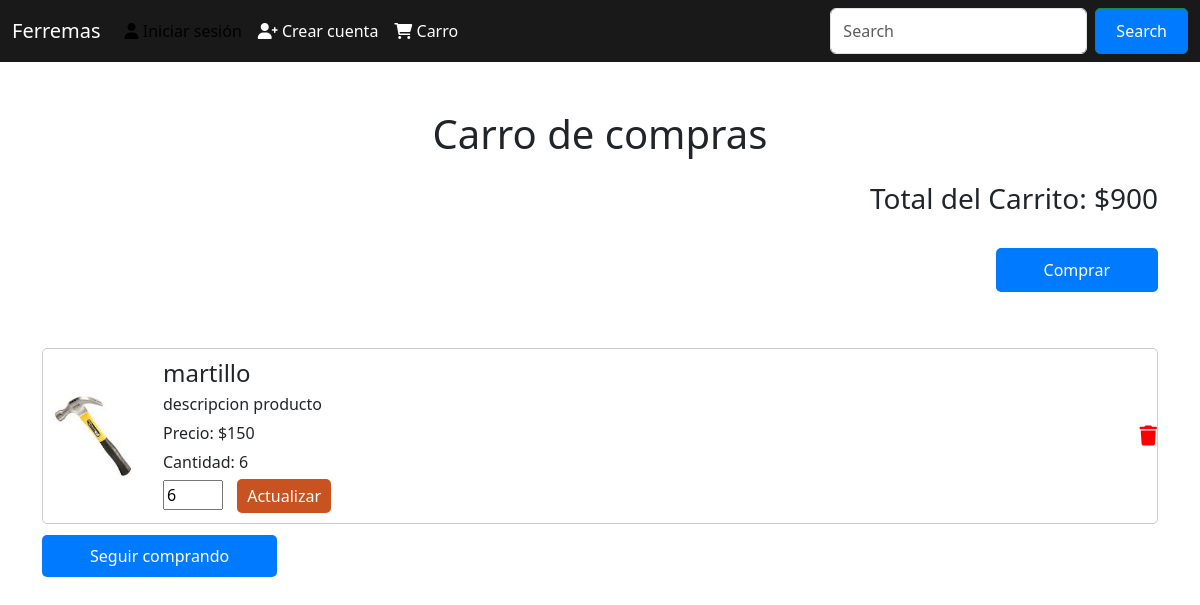
/carro_compra/ (signed in), run on an earlier commit of the app's database.
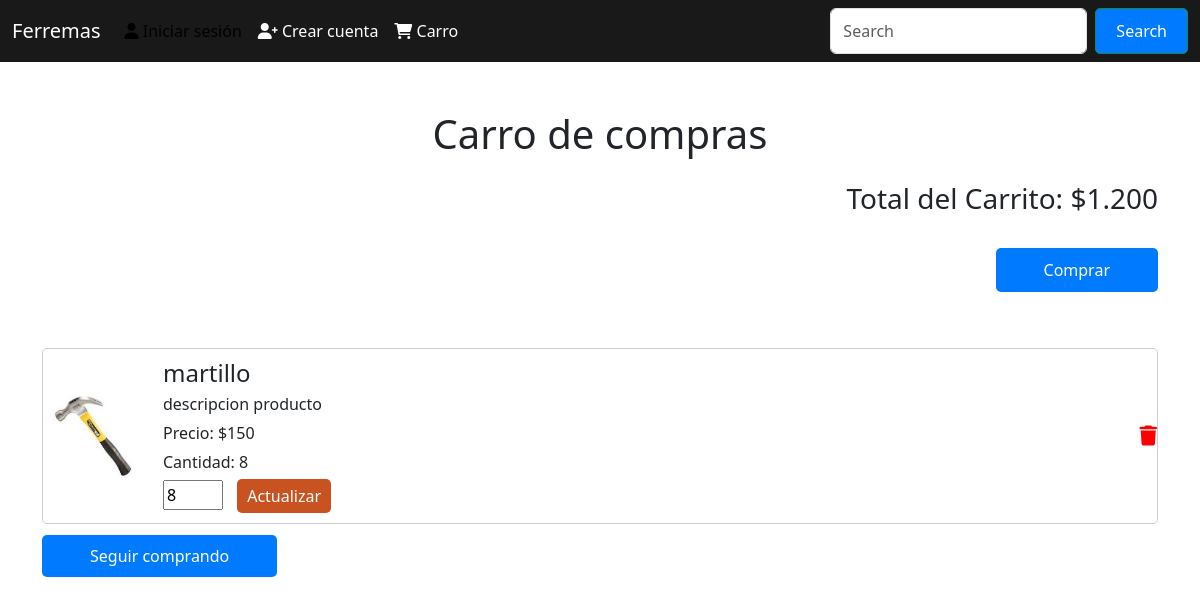
And on a later commit of the database.
### store/models.py (models this page shows, shortened)
class ElementoCarrito(models.Model):
    carrito = models.ForeignKey(Carrito, on_delete=models.CASCADE)
    producto = models.ForeignKey(Producto, on_delete=models.CASCADE)
    cantidad = models.PositiveIntegerField(default=1)

class Producto(models.Model):
    nombre_producto = models.CharField(max_length=50)
    descripcion_producto = models.TextField()
    precio_producto = models.IntegerField()
    cantidad_producto = models.IntegerField(default=0)
    creacion_producto = models.DateTimeField(default=timezone.now)
    imagen_producto = models.ImageField(upload_to='producto/', null=True, blank=True)
    id_categoria = models.ForeignKey(Categorias, on_delete=models.CASCADE, default=0)
    codigo_producto = models.CharField(max_length=10, unique=True, editable=False, blank=True)

### store/views.py (the view, shortened to what this page needs)
# urls.py: path('carro_compra/', views.carro_compra, name='carro_compra'),
@login_required
def carro_compra(request):
    carrito = get_object_or_404(Carrito, usuario=request.user)
    elementos = ElementoCarrito.objects.filter(carrito=carrito)
    total_carrito = 0
    for elemento in elementos:
        elemento.total = elemento.producto.precio_producto * elemento.cantidad
        total_carrito += elemento.total
    descuento_aplicado = 0
    total_carrito_con_descuento = total_carrito
    request.session['descuento_aplicado'] = descuento_aplicado
    request.session['total_carrito_con_descuento'] = total_carrito_con_descuento
    return render(request, 'carro_compra.html', {
        'elementos': elementos,
        'total_carrito': total_carrito,
        'total_carrito_con_descuento': total_carrito_con_descuento,
        'descuento_aplicado': descuento_aplicado
    })

### store/templatetags/custom_filters.py (called while the page is built)
@register.filter
def currency(value):
    return f'{value:,.0f}'.replace(',', '.')

### store/templates/carro_compra.html (shortened to what this page needs)
{% load bootstrap5 %}
{% load static %}
{% load custom_filters %}
<!DOCTYPE html>
<html lang="es">
<head>
    {% bootstrap_css %}
    <link rel="stylesheet" href="https://cdnjs.cloudflare.com/ajax/libs/font-awesome/6.0.0-beta3/css/all.min.css">
    <link rel="stylesheet" href="{% static 'css/carro_compra-3.css' %}">
</head>
<body>
    <nav class="navbar navbar-expand-lg">
        <div class="container-fluid">
            <a class="navbar-brand" href="#">Ferremas</a>
            <div class="collapse navbar-collapse" id="navbarScroll">
                <ul class="navbar-nav me-auto my-2 my-lg-0 navbar-nav-scroll" style="--bs-scroll-height: 100px;">
                    <li class="nav-item">
                        <a class="nav-link active" aria-current="page" href="{% url 'inicio_sesion' %}">
                            <i class="fas fa-user"></i> Iniciar sesión
                        </a>
                    </li>
                    <li class="nav-item">
                        <a class="nav-link" href="{% url 'registro' %}">
                            <i class="fas fa-user-plus"></i> Crear cuenta
                        </a>
                    </li>
                    <li class="nav-item">
                        <a class="nav-link" href="{% url 'home' %}">
                            <i class="fas fa-shopping-cart"></i> Carro
                        </a>
                    </li>
                </ul>
                <form class="d-flex" role="search">
                    <input class="form-control me-2" type="search" placeholder="Search" aria-label="Search" />
                    <button class="btn btn-outline-success" type="submit">Search</button>
                </form>
            </div>
        </div>
    </nav>
    <br><br>
    <div class="container">
        <h1 class="mx-auto text-center">Carro de compras</h1>
        <h3 class="my-4 text-end">
            <span>Total del Carrito: ${{ total_carrito|currency }}</span>
        </h3>
        <div class="d-flex">
            <a href="{% url 'metodo_envio' %}" class="btn-comprar ms-auto my-2 px-5">Comprar</a>
        </div>
        <br><br>
        <ul class="carrito-lista">
            {% for elemento in elementos %}
                <li class="carrito-item">
                    <img src="{{ elemento.producto.imagen_producto.url }}" class="card-img-top productoIMG" alt="{{ elemento.producto.nombre_producto }}">
                    <div class="product-details">
                        <h3>{{ elemento.producto.nombre_producto }}</h3>
                        <p>{{ elemento.producto.descripcion_producto }}</p>
                        <p>Precio: ${{ elemento.producto.precio_producto }}</p>
                        <p>Cantidad: {{ elemento.cantidad }}</p>
                        <form method="post" action="{% url 'modificar_cantidad_carrito' elemento.id %}">
                            <input type="number" id="cantidad" name="cantidad" value="{{ elemento.cantidad }}" min="1" required>
                            <button class="btn" type="submit">Actualizar</button>
                        </form>
                    </div>
                    <a href="{% url 'eliminar_del_carrito' elemento.id %}" class="eliminar">
                        <i class="fa fa-trash"></i>
                    </a>
                </li>
            {% endfor %}
        </ul>
        <a href="/" class="btn-comprar me-auto px-5">Seguir comprando</a>
        <br><br><br>
    </div>
</body>
</html>

### store/static/css/carro_compra-3.css (style rules this page uses)
.navbar { background-color: #191919; }
.navbar-brand, .nav-item, .nav-link { color: white; }
.btn-comprar { background-color: #c85321; color: white; border-radius: 5px; padding: 10px 20px; text-decoration: none; }
.eliminar { color: red; font-size: 20px; }
.carrito-lista { list-style-type: none; padding: 0; }
.carrito-item { display: flex; justify-content: space-between; align-items: center; margin-bottom: 20px; border: 1px solid #ccc; padding: 10px; border-radius: 5px; }
.product-details { flex-grow: 1; margin-left: 20px; }
.product-details h3 { margin: 0; font-size: 1.5em; }
.product-details p { margin: 5px 0; }
.product-details input[type="number"] { width: 60px; margin-right: 10px; }
.product-details button { background-color: #c85321; color: white; border: none; padding: 5px 10px; border-radius: 5px; }
.productoIMG { width: 100px; height: 100px; object-fit: cover; border-radius: 5px; }
.btn { background-color: #007bff; color: white; border-radius: 5px; padding: 10px 20px; text-decoration: none; }

### store/templates/carro_compra.html (style rules this page uses)
.carrito-lista { list-style: none; padding: 0; margin: 0; }
.carrito-item { display: flex; align-items: center; justify-content: space-between; border-bottom: 1px solid #ccc; padding: 10px 0; }
.product-details { flex-grow: 1; margin-left: 20px; }
.productoIMG { width: 100px; height: auto; }
.btn-comprar { background-color: #007bff; color: white; border-radius: 5px; }

What changed in the data, as far as the page shows it:
changed ElementoCarrito "martillo": cantidad "6" → "8"
Also different on the page:
{{ total_carrito|currency }}: "900" → "1.200"
